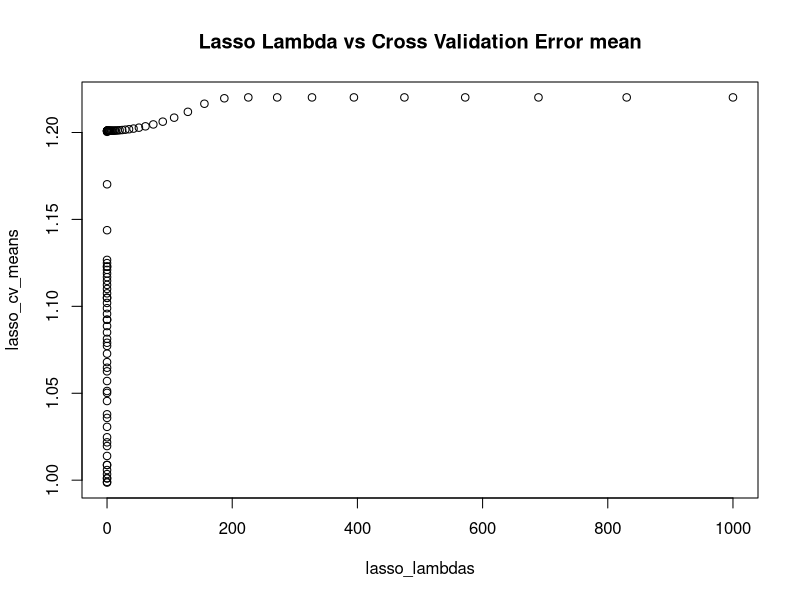
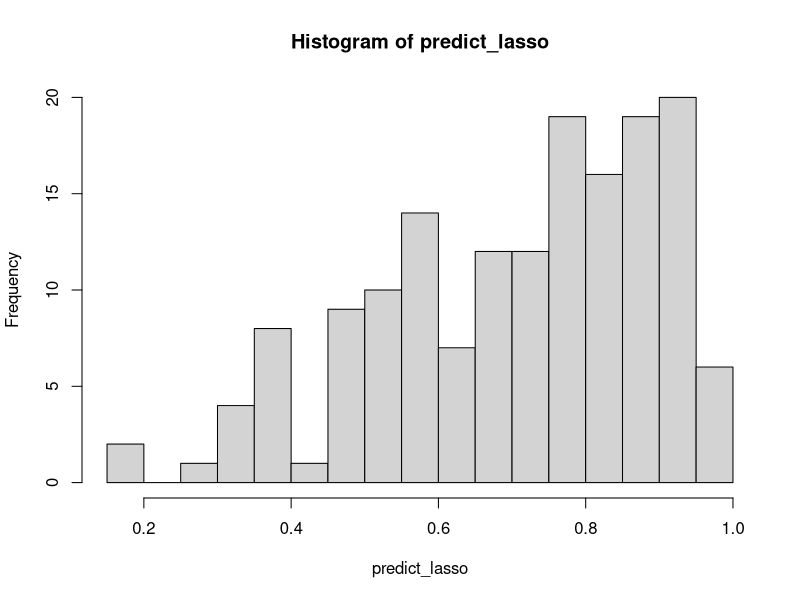

These figures' R source, in order:
# Lasso attempt 

setwd("C:/Users/board/Desktop/Kaggle/mf850_extra")
data <- read.csv("mf850-loan-data.csv")
set.seed(1)
# Data cleaning - change variables into categorical variables 
data$DEPENDENTS <- as.factor(data$DEPENDENTS)
data$CRED_HERE <- as.factor(data$CRED_HERE)
data$INSTALLMENTRATE <- as.factor(data$INSTALLMENTRATE)
data$ATADDRESSSINCE <- as.factor(data$ATADDRESSSINCE)

# Scale continous variables 
data$AGE <- scale(data$AGE)
data$DURATION <- scale(data$DURATION)


# Splitting the data into test/ train sets  
# https://ragrawal.wordpress.com/2012/01/14/dividing-data-into-training-and-testing-dataset-in-r/

# Sample split into test train set 
indexes <- sample(1:nrow(data), size = 0.2*nrow(data))
test <- data[indexes, ]
train <- data[-indexes, ]

library(glmnet) # glmnet for ridge/ lasso regression 

# Split train data into independent and dependent variables 
# model matrix splits data into dummy variables 
x = model.matrix(CRED_APPROVED~., data = train)
y = ifelse(train$CRED_APPROVED== 'YES',1,0)

# Use cross validation with to determine the lambda parameter for lasso regression 
lambdas <- 10^seq(3,-5, length = 100)
cv.lasso = cv.glmnet(x, y, family = "binomial", lambda = lambdas, alpha = 1, standardize = FALSE)

# Plot lambda vs. cross validation error mean
lasso_lambdas <- cv.lasso$lambda
lasso_cv_means <- cv.lasso$cvm
plot(lasso_lambdas, lasso_cv_means, main = "Lasso Lambda vs Cross Validation Error mean")

# should the lambda with the lowest cross validation error rate 
(bestlam = cv.lasso$lambda.min)

# look at coefficients of the lasso regression 
lasso1 <- glmnet(x, y, family = "binomial", alpha = 1, standardize = FALSE, lambda = lasso_lambdas)
lasso.coef <- predict(lasso1, type = "coefficients", s= bestlam)[1:(ncol(x)) ,]
lasso.coef
# Look at the coefficients which are not 0 and count the number of them 
lasso.coef[lasso.coef!=0]
length(lasso.coef[lasso.coef!=0])

# Test model on new data 

# Prepare the test set data 
test1 <- model.matrix(CRED_APPROVED~., family = "binomial", data=test)
# Make predictions on new data
predict_lasso <- predict(lasso1, newx= test1, type = "response", s= bestlam)
# Histogram of probabilities 
hist(predict_lasso, breaks= 20)
# Change predictions so they are comparable to test file 
predict_lasso  <- ifelse(predict_lasso > 0.5,'YES','NO')
# Find the accuracy by comparing predictions with test results
misClasificError <- mean(predict_lasso != test$CRED_APPROVED)
print(paste('Accuracy',1-misClasificError))
# Compare with Baseline 
table(test$CRED_APPROVED)/nrow(test)


